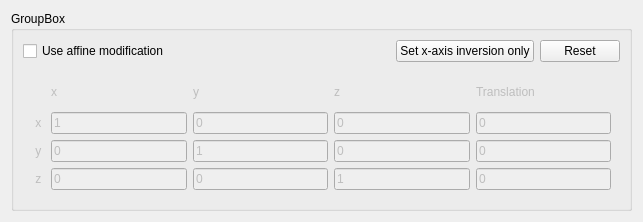
<?xml version="1.0" encoding="UTF-8"?>
<ui version="4.0">
 <class>Form</class>
 <widget class="QWidget" name="Form">
  <property name="geometry">
   <rect>
    <x>0</x>
    <y>0</y>
    <width>643</width>
    <height>222</height>
   </rect>
  </property>
  <property name="windowTitle">
   <string>Form</string>
  </property>
  <layout class="QVBoxLayout" name="verticalLayout">
   <item>
    <widget class="QGroupBox" name="groupBox">
     <property name="title">
      <string>GroupBox</string>
     </property>
     <layout class="QVBoxLayout" name="verticalLayout_2">
      <item>
       <layout class="QHBoxLayout" name="horizontalLayout">
        <item>
         <widget class="QCheckBox" name="chb_apply">
          <property name="text">
           <string>Use affine modification</string>
          </property>
         </widget>
        </item>
        <item>
         <widget class="QPushButton" name="bt_invert_x">
          <property name="sizePolicy">
           <sizepolicy hsizetype="Fixed" vsizetype="Fixed">
            <horstretch>0</horstretch>
            <verstretch>0</verstretch>
           </sizepolicy>
          </property>
          <property name="text">
           <string>Set x-axis inversion only</string>
          </property>
         </widget>
        </item>
        <item>
         <widget class="QPushButton" name="bt_reset">
          <property name="sizePolicy">
           <sizepolicy hsizetype="Fixed" vsizetype="Fixed">
            <horstretch>0</horstretch>
            <verstretch>0</verstretch>
           </sizepolicy>
          </property>
          <property name="text">
           <string>Reset</string>
          </property>
         </widget>
        </item>
       </layout>
      </item>
      <item>
       <widget class="QWidget" name="params" native="true">
        <property name="enabled">
         <bool>false</bool>
        </property>
        <layout class="QGridLayout" name="gridLayout">
         <item row="1" column="4">
          <widget class="QLineEdit" name="t1">
           <property name="text">
            <string>0</string>
           </property>
          </widget>
         </item>
         <item row="1" column="2">
          <widget class="QLineEdit" name="r12">
           <property name="text">
            <string>0</string>
           </property>
          </widget>
         </item>
         <item row="3" column="3">
          <widget class="QLineEdit" name="r33">
           <property name="text">
            <string>1</string>
           </property>
          </widget>
         </item>
         <item row="2" column="1">
          <widget class="QLineEdit" name="r21">
           <property name="text">
            <string>0</string>
           </property>
          </widget>
         </item>
         <item row="1" column="0">
          <widget class="QLabel" name="label_6">
           <property name="text">
            <string> x </string>
           </property>
          </widget>
         </item>
         <item row="1" column="1">
          <widget class="QLineEdit" name="r11">
           <property name="text">
            <string>1</string>
           </property>
          </widget>
         </item>
         <item row="0" column="0">
          <widget class="QLabel" name="label_5">
           <property name="text">
            <string/>
           </property>
          </widget>
         </item>
         <item row="1" column="3">
          <widget class="QLineEdit" name="r13">
           <property name="text">
            <string>0</string>
           </property>
          </widget>
         </item>
         <item row="3" column="0">
          <widget class="QLabel" name="label_8">
           <property name="text">
            <string> z </string>
           </property>
          </widget>
         </item>
         <item row="2" column="0">
          <widget class="QLabel" name="label_7">
           <property name="text">
            <string> y </string>
           </property>
          </widget>
         </item>
         <item row="3" column="4">
          <widget class="QLineEdit" name="t3">
           <property name="text">
            <string>0</string>
           </property>
          </widget>
         </item>
         <item row="0" column="3">
          <widget class="QLabel" name="label_3">
           <property name="text">
            <string>z</string>
           </property>
          </widget>
         </item>
         <item row="0" column="4">
          <widget class="QLabel" name="label_4">
           <property name="text">
            <string>Translation</string>
           </property>
          </widget>
         </item>
         <item row="0" column="2">
          <widget class="QLabel" name="label_2">
           <property name="text">
            <string>y</string>
           </property>
          </widget>
         </item>
         <item row="3" column="1">
          <widget class="QLineEdit" name="r31">
           <property name="text">
            <string>0</string>
           </property>
          </widget>
         </item>
         <item row="3" column="2">
          <widget class="QLineEdit" name="r32">
           <property name="text">
            <string>0</string>
           </property>
          </widget>
         </item>
         <item row="2" column="3">
          <widget class="QLineEdit" name="r23">
           <property name="text">
            <string>0</string>
           </property>
          </widget>
         </item>
         <item row="2" column="4">
          <widget class="QLineEdit" name="t2">
           <property name="text">
            <string>0</string>
           </property>
          </widget>
         </item>
         <item row="2" column="2">
          <widget class="QLineEdit" name="r22">
           <property name="text">
            <string>1</string>
           </property>
          </widget>
         </item>
         <item row="0" column="1">
          <widget class="QLabel" name="label">
           <property name="text">
            <string>x</string>
           </property>
          </widget>
         </item>
        </layout>
       </widget>
      </item>
     </layout>
    </widget>
   </item>
  </layout>
 </widget>
 <resources/>
 <connections>
  <connection>
   <sender>chb_apply</sender>
   <signal>toggled(bool)</signal>
   <receiver>params</receiver>
   <slot>setEnabled(bool)</slot>
   <hints>
    <hint type="sourcelabel">
     <x>151</x>
     <y>76</y>
    </hint>
    <hint type="destinationlabel">
     <x>295</x>
     <y>218</y>
    </hint>
   </hints>
  </connection>
 </connections>
</ui>
